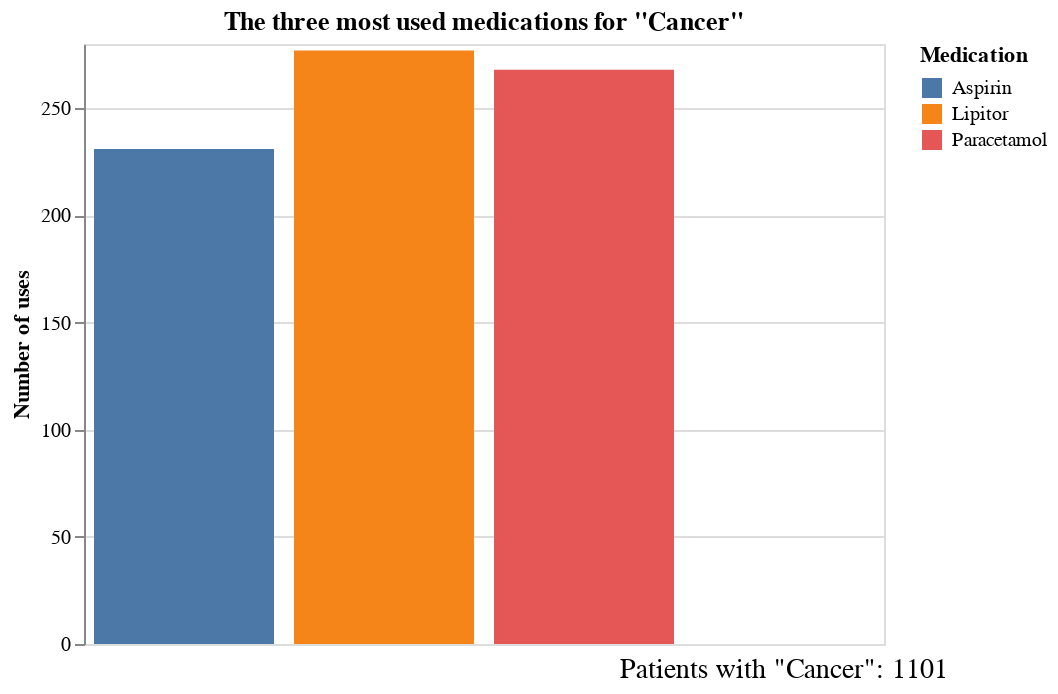

The notebook cell saved with this chart:
### Code cell
#Los tres medicamentos más utilizados en Cáncer#

# Filtrar las filas donde "Medical Conditions" es "Cancer"
df_cancer = df_1[df_1['Medical Condition'] == 'Cancer']

# Contar las ocurrencias de cada objeto en "Medicamentos"
conteos_medicamentos = df_cancer['Medication'].value_counts()

total_cancer = len(df_cancer)

# Seleccionar los 3 medicamentos más frecuentes
top_3_medicamentos = conteos_medicamentos.head(3).reset_index()
top_3_medicamentos.columns = ['Medication', 'Count']

# Crear una gráfica de barras con Altair
grafico_barras = alt.Chart(top_3_medicamentos).mark_bar().encode(
    x=alt.X('Medication:O', title='Medication'),
    y=alt.Y('Count:Q', title='Number of uses', axis=alt.Axis(format='d')),
    color='Medication:N',
    tooltip=[alt.Tooltip(field='Medication', type='nominal', title='Medication'),
             alt.Tooltip(field='Count', type='quantitative', title='Number of uses')]
).properties(
    title='The three most used medications for "Cancer"',
    width=400,  # Ajusta el ancho del gráfico
    height=300  # Ajusta la altura del gráfico
)

# Crear un DataFrame para el texto total
df_texto_total = pd.DataFrame({
    'x': [0],
    'y': [0],
    'texto': [f'Patients with "Cancer": {total_cancer}']
})

# Crear el gráfico de texto
texto_total = alt.Chart(df_texto_total).mark_text(
    align='center',
    baseline='bottom',
    fontSize=14,
    dy=170  # Ajusta la posición vertical del texto
).encode(
    x=alt.X('x:O', axis=None),
    y=alt.Y('y:O', axis=None),
    text='texto:N'
).properties(
    width=400,  # Ancho para el gráfico de texto
    height=300  # Altura para el gráfico de texto
)

# Combinar el gráfico de barras y el gráfico de texto
grafico_final = grafico_barras + texto_total

# Mostrar el gráfico en Google Colab
grafico_final

### Figure 1 — Vega-Lite specification as saved in the notebook (floating-point values rounded to 4 significant figures)
{"config": {"view": {"continuousWidth": 400, "continuousHeight": 300}}, "layer": [{"data": {"name": "data-4451f6a031622c38a8aff561d1d8b75d"}, "mark": "bar", "encoding": {"color": {"field": "Medication", "type": "nominal"}, "tooltip": [{"field": "Medication", "title": "Medication", "type": "nominal"}, {"field": "Count", "title": "Number of uses", "type": "quantitative"}], "x": {"field": "Medication", "title": "Medication", "type": "ordinal"}, "y": {"axis": {"format": "d"}, "field": "Count", "title": "Number of uses", "type": "quantitative"}}, "height": 300, "title": "The three most used medications for \"Cancer\"", "width": 400}, {"data": {"name": "data-0ac92f7bf89a472a1cccd0b1cf9a7374"}, "mark": {"type": "text", "align": "center", "baseline": "bottom", "dy": 170, "fontSize": 14}, "encoding": {"text": {"field": "texto", "type": "nominal"}, "x": {"axis": null, "field": "x", "type": "ordinal"}, "y": {"axis": null, "field": "y", "type": "ordinal"}}, "height": 300, "width": 400}], "$schema": "https://vega.github.io/schema/vega-lite/v4.17.0.json", "datasets": {"data-4451f6a031622c38a8aff561d1d8b75d": [{"Medication": "Lipitor", "Count": 277}, {"Medication": "Paracetamol", "Count": 268}, {"Medication": "Aspirin", "Count": 231}], "data-0ac92f7bf89a472a1cccd0b1cf9a7374": [{"x": 0, "y": 0, "texto": "Patients with \"Cancer\": 1101"}]}}
